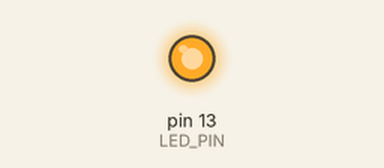
Simulated run of this sketch. Board: Arduino Uno, built with avr-gcc and run on an emulated ATmega328P. Shown: output pins drawn as LEDs (lit = HIGH).

Above: at 0.5 s.
At 4.8 s:
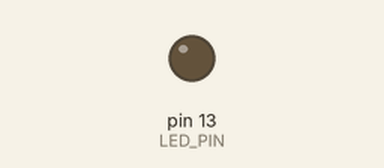
Timing chart, 0 to 7.0 s (numbered marks = the images above):
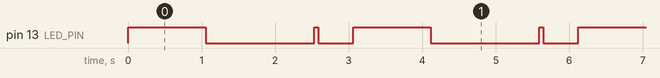

Measured:
- by itself, pin 13 (LED_PIN): repeats every 3.1 s: LOW 1.5 s, HIGH 0.05 s, LOW 0.48 s, HIGH 1.1 s
- by itself, everything shown: repeats every 3.1 s, in 4 steps

The sketch:

LED_example.ino
```cpp
#define LED_PIN 13

bool led_State;

void setup() {
    pinMode(LED_PIN, OUTPUT);
}

void loop() {

    if(led_State){
        digitalWrite(LED_PIN, LOW);
        led_State = false;
    } else {
        digitalWrite(LED_PIN, HIGH);
        led_State = true;
    }

    delay(1000);


    blinkLED(LED_PIN, 54, 477);
}


void blinkLED(int pin, int timeOn, int timeOff){
  digitalWrite(pin, HIGH);
  delay(timeOn);
  digitalWrite(pin, LOW);
  delay(timeOff);
}


// make a function that takes two integers and returns half of the difference
```
